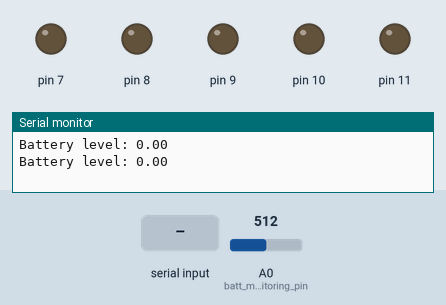
This sketch was run on a simulated Arduino Uno, built with avr-gcc and run on an emulated ATmega328P. On the bench: output pins drawn as LEDs (lit = HIGH), the last lines printed to the serial monitor. Inputs (shaded band) come from the test bench; at power-on: A0 (batt_monitoring_pin) = 512.

Above: at 1.2 s.
1.3 s: "7" received over Serial
At 3.2 s:
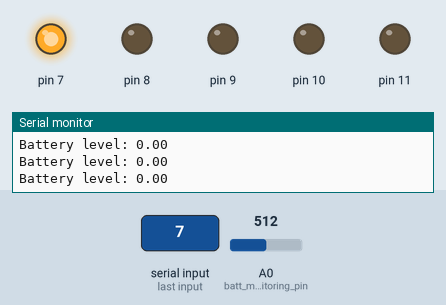
3.5 s: "8" received over Serial
At 4.8 s:
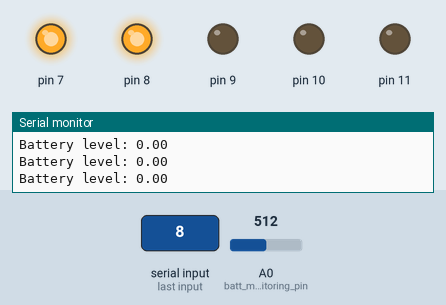
5.5 s: "9" received over Serial
At 6.4 s:
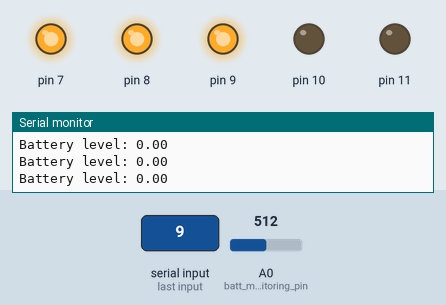
7.5 s: "g" received over Serial
At 9.1 s:
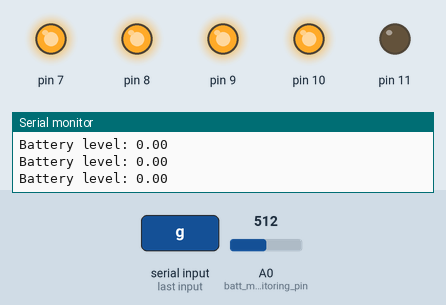
9.5 s: "h" received over Serial
At 10.7 s:
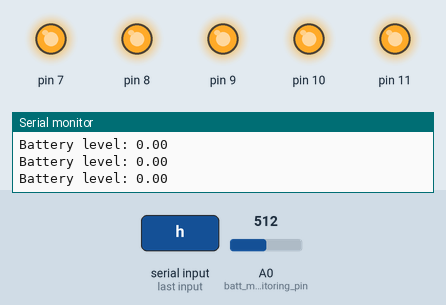
11.5 s: "w" received over Serial
At 12.3 s:
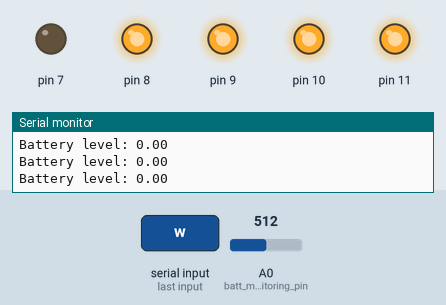
Timing chart, 0 to 14.5 s (numbered marks = the images above; inputs shaded):
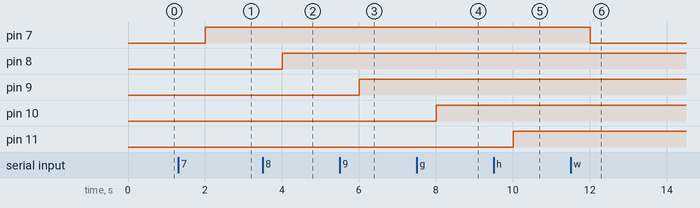

Measured:
- after the input at 1.3 s, pin 7: LOW → HIGH after 0.70 s
- after the input at 3.5 s, pin 8: LOW → HIGH after 0.50 s
- after the input at 5.5 s, pin 9: LOW → HIGH after 0.50 s
- after the input at 7.5 s, pin 10: LOW → HIGH after 0.51 s
- after the input at 9.5 s, pin 11: LOW → HIGH after 0.51 s
- after the input at 11.5 s, pin 7: HIGH → LOW after 0.51 s

The sketch:

LightControlBattMonitoring.ino
```cpp
//Light control and battery level monitoring for golf cart. By J. Losee 3/20/25

const int batt_monitoring_pin = 0;
float batt_level;
float batt_percent;

void setup() {

  Serial.begin(115200);

  pinMode(7, OUTPUT);
  pinMode(8, OUTPUT);
  pinMode(9, OUTPUT);
  pinMode(10, OUTPUT);
  pinMode(11, OUTPUT);
  pinMode(batt_monitoring_pin, INPUT);

}

void loop() {

  if (Serial.available()) {
      char input = Serial.read();
      if (input == '7') {       //headlights
        digitalWrite(7, HIGH);
      }
      else if (input == '8') {  //right brake
        digitalWrite(8, HIGH);
      }
      else if (input == '9') {  //right turn
        digitalWrite(9, HIGH);
      }
      else if (input == 'g') {  //left brake
        digitalWrite(10, HIGH);
      }
      else if (input == 'h') {  //left turn
        digitalWrite(11, HIGH);
      }
      else if (input == 'w') {  //right brake
        digitalWrite(7, LOW);
      }
      else if (input == 'e') {  //right turn
        digitalWrite(8, LOW);
      }
      else if (input == 'r') {  //left brake
        digitalWrite(9, LOW);
      }
      else if (input == 't') {  //left turn
        digitalWrite(10, LOW);
      }
      else if (input == 'y') {  //left turn`
        digitalWrite(11, LOW);
      }
    }

  batt_level = analogRead(batt_monitoring_pin);
  batt_level = batt_level;

  if(batt_level<872){
    batt_percent = (0.105*batt_level)-73.22;
    batt_percent = constrain(batt_percent, 0, 255);
  }
  else if(batt_level>872&&batt_level<904.1){
    batt_percent = (1.923*batt_level)-1658.65;
  }
  else if(batt_level>904.1){
    batt_percent = (0.909*batt_level)-742.73;
    batt_percent = constrain(batt_percent, 0, 100);
  }

  Serial.print("Battery level: ");
  Serial.println(batt_percent);

  delay(1000);

}
```
